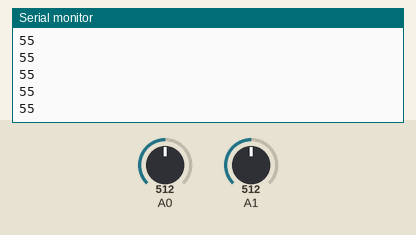
Simulated run of this sketch. Board: Arduino Uno, built with avr-gcc and run on an emulated ATmega328P. Shown: the last lines printed to the serial monitor. The inputs (shaded band) are chosen by the test bench; at power-on: A0 = 512, A1 = 512.

Above: at 1.2 s.
1.3 s: A0 set to 716
At 1.31 s:
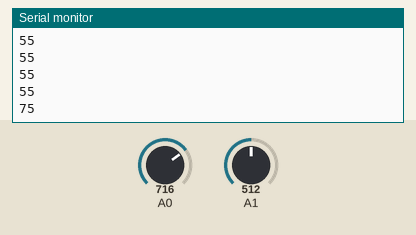
2.8 s: A1 set to 716
At 2.82 s:
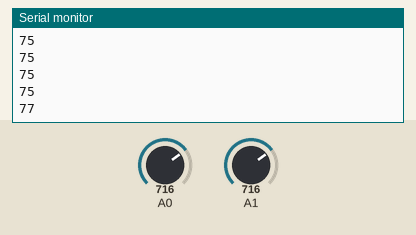
4.3 s: A0 set to 900
At 4.32 s:
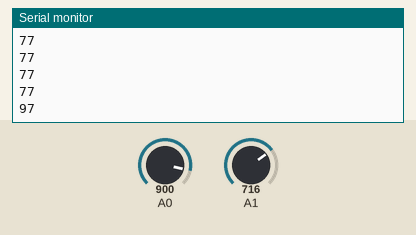
5.8 s: A1 set to 900
At 5.83 s:
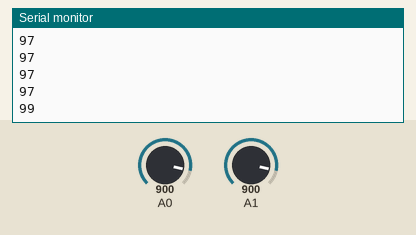
Timing chart, 0 to 8.3 s (numbered marks = the images above; inputs shaded):
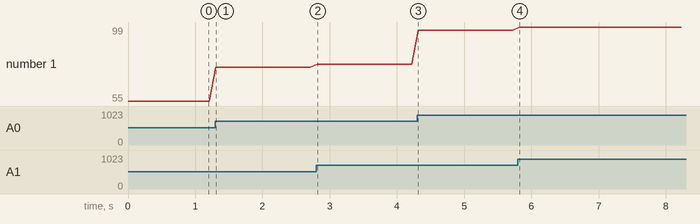

Measured:
- after the input at 1.3 s, the serial monitor: prints a new line at once (image 1)
- after the input at 2.8 s, the serial monitor: prints a new line at once (image 2)
- after the input at 4.3 s, the serial monitor: prints a new line at once (image 3)
- after the input at 5.8 s, the serial monitor: prints a new line at once (image 4)
- plotted number 1: 55 → 75 after the input at 1.3 s, 75 → 77 after the input at 2.8 s, 77 → 97 after the input at 4.3 s, 97 → 99 after the input at 5.8 s

The sketch:

joystick_TX.ino
```cpp
int xAxis, yAxis;
void setup() {
  Serial.begin(9600); // Default communication rate of the Bluetooth module
}
void loop() {
  xAxis = analogRead(A0); // Read Joysticks X-axis
  yAxis = analogRead(A1); // Read Joysticks Y-axis

  // Send the values via the serial port to the slave HC-05 Bluetooth device
  Serial.print(xAxis/100); // Dividing by 4 for converting from 0 - 1023 to 0 - 256, (1 byte) range
  Serial.println(yAxis/100);
  delay(100);
}
```
